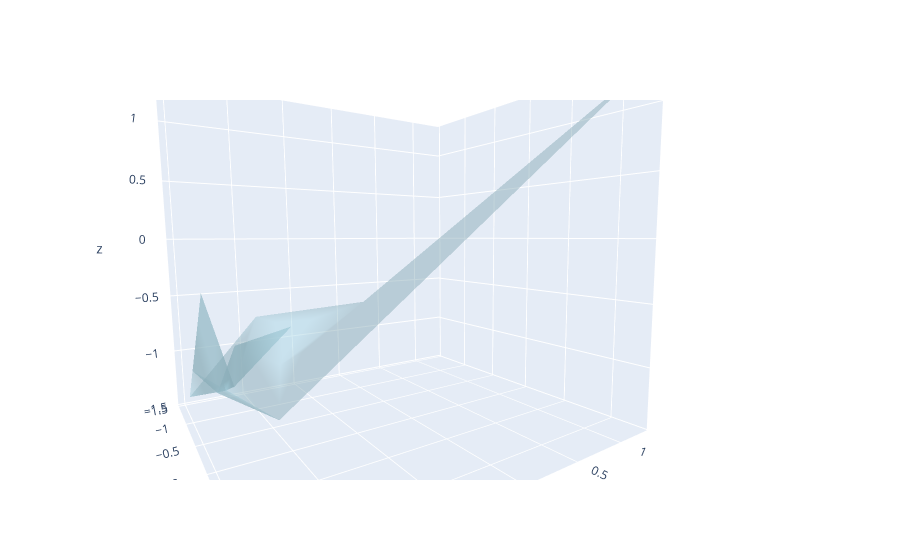

The notebook cell saved with this chart:
### Markdown cell above
Testing out pyplot mesh plotting

### Code cell
fig = go.Figure(data=[go.Mesh3d(x=orom_d4.x, y=orom_d4.y, z=orom_d4.z, color='lightblue', opacity=0.50)])
fig.show()

### Figure 1 — Plotly figure (JSON) as saved in the notebook; plotly's stock layout.template omitted (floating-point values rounded to 4 significant figures)
{"data": [{"color": "lightblue", "opacity": 0.5, "type": "mesh3d", "x": [1.238, -1.143, -0.217, -0.973, -1.178, -0.1937, -1.202, -0.6634, -0.9485, -1.276, -1.447, -1.046, -1.038, -1.28, -0.9382], "y": [1.272, -1.465, -1.026, -1.312, -1.36, -0.6494, -1.209, -0.8736, 0.03309, -1.118, -1.466, -1.166, -0.6556, -0.9037, -1.166], "z": [1.26, -1.108, -1.344, -1.286, -0.4562, -0.7587, -1.35, -1.048, -0.6234, -1.172, -1.424, -1.28, -0.8047, -0.7216, -0.8952]}], "layout": {"autosize": true, "dragmode": "pan", "scene": {"aspectmode": "auto", "aspectratio": {"x": 0.9938, "y": 1.013, "z": 0.9931}, "camera": {"center": {"x": 0.107, "y": 0.1221, "z": -0.1159}, "eye": {"x": 1.149, "y": -0.6483, "z": 0.03403}, "projection": {"type": "perspective"}, "up": {"x": 0.001731, "y": 0.001041, "z": 1.0}}, "dragmode": "pan"}}}
